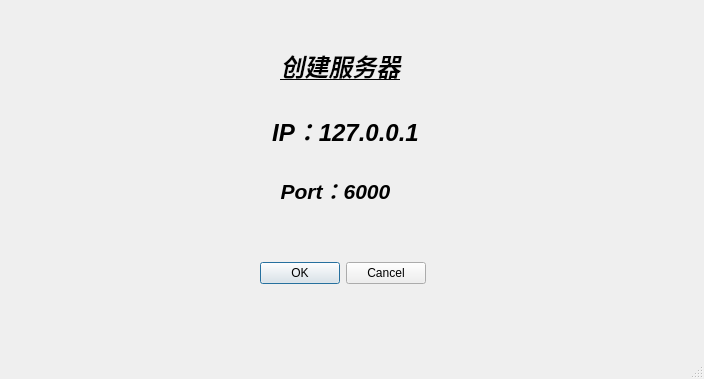
<?xml version="1.0" encoding="UTF-8"?>
<ui version="4.0">
 <class>ServerWindow</class>
 <widget class="QMainWindow" name="ServerWindow">
  <property name="geometry">
   <rect>
    <x>0</x>
    <y>0</y>
    <width>704</width>
    <height>379</height>
   </rect>
  </property>
  <property name="windowTitle">
   <string>ServerWindow</string>
  </property>
  <widget class="QWidget" name="centralwidget">
   <widget class="QDialogButtonBox" name="buttonBox">
    <property name="geometry">
     <rect>
      <x>260</x>
      <y>260</y>
      <width>166</width>
      <height>27</height>
     </rect>
    </property>
    <property name="standardButtons">
     <set>QDialogButtonBox::Cancel|QDialogButtonBox::Ok</set>
    </property>
   </widget>
   <widget class="QLabel" name="label">
    <property name="geometry">
     <rect>
      <x>190</x>
      <y>40</y>
      <width>301</width>
      <height>51</height>
     </rect>
    </property>
    <property name="text">
     <string>&lt;html&gt;&lt;head/&gt;&lt;body&gt;&lt;p align=&quot;center&quot;&gt;&lt;span style=&quot; font-size:18pt; font-weight:600; font-style:italic; text-decoration: underline;&quot;&gt;创建服务器&lt;/span&gt;&lt;/p&gt;&lt;/body&gt;&lt;/html&gt;</string>
    </property>
   </widget>
   <widget class="QLabel" name="label_2">
    <property name="geometry">
     <rect>
      <x>240</x>
      <y>170</y>
      <width>191</width>
      <height>41</height>
     </rect>
    </property>
    <property name="text">
     <string>&lt;html&gt;&lt;head/&gt;&lt;body&gt;&lt;p align=&quot;center&quot;&gt;&lt;span style=&quot; font-size:16pt; font-weight:600; font-style:italic;&quot;&gt;Port：6000&lt;/span&gt;&lt;/p&gt;&lt;/body&gt;&lt;/html&gt;</string>
    </property>
   </widget>
   <widget class="QLabel" name="label_3">
    <property name="geometry">
     <rect>
      <x>250</x>
      <y>110</y>
      <width>191</width>
      <height>41</height>
     </rect>
    </property>
    <property name="text">
     <string>&lt;html&gt;&lt;head/&gt;&lt;body&gt;&lt;p align=&quot;center&quot;&gt;&lt;span style=&quot; font-size:18pt; font-weight:600; font-style:italic;&quot;&gt;IP：127.0.0.1&lt;/span&gt;&lt;/p&gt;&lt;/body&gt;&lt;/html&gt;</string>
    </property>
   </widget>
  </widget>
  <widget class="QMenuBar" name="menubar">
   <property name="geometry">
    <rect>
     <x>0</x>
     <y>0</y>
     <width>704</width>
     <height>29</height>
    </rect>
   </property>
  </widget>
  <widget class="QStatusBar" name="statusbar"/>
 </widget>
 <resources/>
 <connections/>
</ui>
